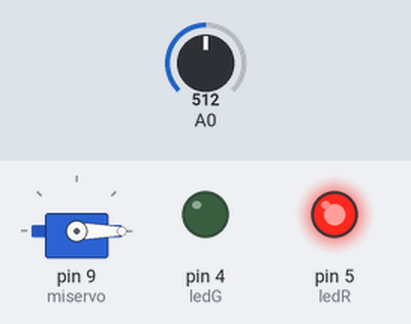
Recording of a sketch running on a simulated Arduino Uno, built with avr-gcc and run on an emulated ATmega328P. Parts: servo, output pins drawn as LEDs (lit = HIGH). The test bench sets the inputs (shaded band); at power-on: A0 = 512.

Above: at 16.0 s.
At 18.0 s:
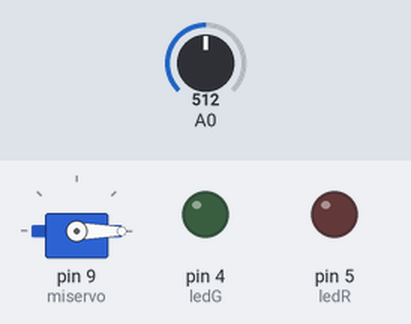
Timing chart, 0 to 19.6 s (numbered marks = the images above):
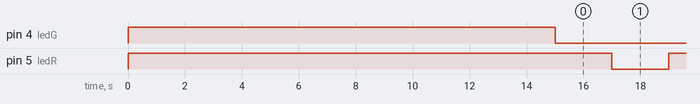

Measured:
- by itself, pin 5 (ledR): alternates HIGH for 2.0 s and LOW for 2.0 s

The sketch:

E6_2_servo.ino
```cpp
#include <Servo.h>  // Servo's library

// SERVO VARS
Servo miservo;  //It declares servo object
int angulo = 0;

//LEDS
const int ledG = 4;  // LED green
const int ledR = 5;   // LED red
const int pulsador = 2;

// LDR VARS
//const int sensorPin = A0; // pin that the sensor is attached to
const int calTime = 15000;   // Sets the calibration time
int sensorValue = 0;     // the sensor value
int sensorMin = 1023;    // minimum sensor value
int sensorMax = 0;       // maximum sensor value
int sensorValueMap = 0;  // the sensor value mapped

void setup() {
  pinMode(ledG, OUTPUT);
  pinMode(ledR, OUTPUT);
  pinMode(pulsador, INPUT_PULLUP);
  //arrancaremos con los LEDs encendidos
  digitalWrite(ledR, HIGH);
  digitalWrite(ledG, HIGH);
  miservo.attach(9, 1000, 2000);  //Set the pin to attach the servo
  miservo.write(0);
  setup_ldr();
  //los LEDs se apagarán al terminar el calibrado
  digitalWrite(ledR, LOW);
  digitalWrite(ledG, LOW);
}

void setup_ldr() {
  //To initialize the serial port
  Serial.begin(9600);

  /* Checks if the program execution time is less than 15ms
  If the calibration time has not finished, the calibration
  continues*/
  while (millis() < calTime) {
    sensorValue = analogRead(A0);
    // To record the maximum sensor value
    if (sensorValue > sensorMax) {
      sensorMax = sensorValue;
    }
    // To record the minimum sensor value
    if (sensorValue < sensorMin) {
      sensorMin = sensorValue;
    }
  }
}

void loop() {
  if (sensorValue < (sensorMax + sensorMin)/2) {
      digitalWrite(ledR, LOW);
    if (digitalRead(pulsador) == HIGH) {
      miservo.write(0);
      digitalWrite(ledG, HIGH);
    } else {
      miservo.write(180);
      digitalWrite(ledG, LOW);
    }
  }
  else {
    digitalWrite(ledG, LOW);
    digitalWrite(ledR, HIGH);
    delay(2000);
    digitalWrite(ledR, LOW);
    delay(2000);
  }
}
```
